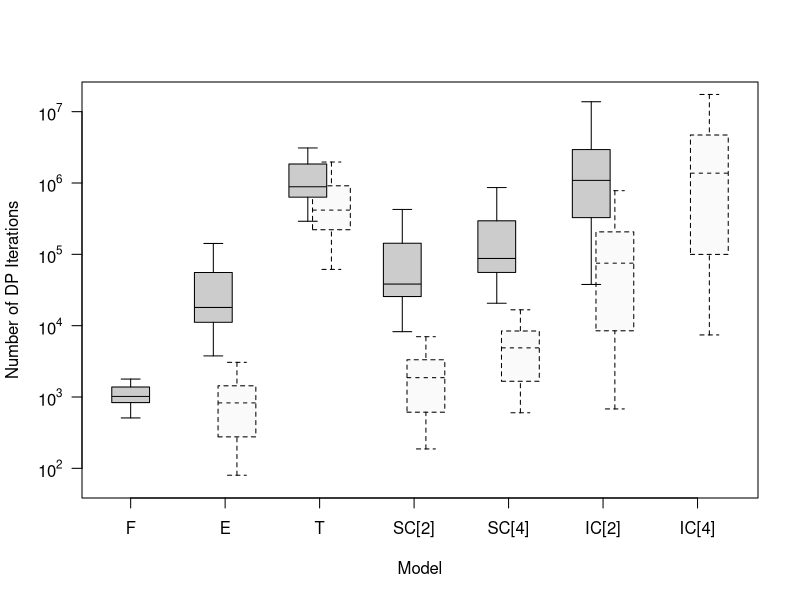

Write the R code that produced this figure.
#################
# R code for analyzing output and plot figures
# v3.0 (organized on 2014-05-02) for revision 2
# for Figure A.1a (DP Complexity) in the paper
# published on https://github.com/tong-wang/NVLearning
#################

#NEED TO FIRST SET R WORKING DIRECTORY TO WHERE THE FILES ARE LOCATED!!!
setwd("~/Dropbox/Research/CensoredDemand/NVLearning.git/output/serial_benchmark")


#read the output files
data_F <- read.table("NVLearning_Full.serial.txt", header=TRUE)[c("c", "alpha", "beta", "Comp_F")]
data_E <- read.table("NVLearning_Event.serial.txt", header=TRUE)[c("c", "alpha", "beta", "Comp_E")]
data_Em <- read.table("NVLearning_Event_myopic.serial.txt", header=TRUE)[c("c", "alpha", "beta", "Comp_Em")]
data_T <- read.table("NVLearning_Timing.serial.txt", header=TRUE)[c("c", "alpha", "beta", "Comp_T")]
data_Tm <- read.table("NVLearning_Timing_myopic.serial.txt", header=TRUE)[c("c", "alpha", "beta", "Comp_Tm")]


data_B2 <- read.table("NVLearning_CheckpointB.M2.serial.txt", header=TRUE)[c("c", "alpha", "beta", "Comp_B2")]
data_B2m <- read.table("NVLearning_CheckpointB_myopic.M2.serial.txt", header=TRUE)[c("c", "alpha", "beta", "Comp_B2m")]
data_B4 <- read.table("NVLearning_CheckpointB.M4.serial.txt", header=TRUE)[c("c", "alpha", "beta", "Comp_B4")]
data_B4m <- read.table("NVLearning_CheckpointB_myopic.M4.serial.txt", header=TRUE)[c("c", "alpha", "beta", "Comp_B4m")]

data_A2 <- read.table("NVLearning_CheckpointA.M2.serial.txt", header=TRUE)[c("c", "alpha", "beta", "Comp_A2")]
data_A2m <- read.table("NVLearning_CheckpointA_myopic.M2.serial.txt", header=TRUE)[c("c", "alpha", "beta", "Comp_A2m")]
#data_A4 <- read.table("NVLearning_CheckpointA_M4.txt", header=TRUE)[c("c", "alpha", "beta", "Comp_A4")]
data_A4m <- read.table("NVLearning_CheckpointA_myopic.M4.serial.txt", header=TRUE)[c("c", "alpha", "beta", "Comp_A4m")]


#merge into one data frame
data <- merge(data_F, data_Em, by=c("c", "alpha", "beta"))
data <- merge(data, data_E, by=c("c", "alpha", "beta"))
data <- merge(data, data_Tm, by=c("c", "alpha", "beta"))
data <- merge(data, data_T, by=c("c", "alpha", "beta"))
data <- merge(data, data_B2m, by=c("c", "alpha", "beta"))
data <- merge(data, data_B2, by=c("c", "alpha", "beta"))
data <- merge(data, data_B4m, by=c("c", "alpha", "beta"))
data <- merge(data, data_B4, by=c("c", "alpha", "beta"))
data <- merge(data, data_A2m, by=c("c", "alpha", "beta"))
data <- merge(data, data_A2, by=c("c", "alpha", "beta"))
data <- merge(data, data_A4m, by=c("c", "alpha", "beta"))
#data <- merge(data, data_A4, by=c("c", "alpha", "beta"))

colnames(data) <- c("c", "alpha", "beta", "F", "Em", "E",  "Tm", "T", "SC[2]m", "SC[2]", "SC[4]m", "SC[4]", "IC[2]m", "IC[2]", "IC[4]m") #, "IC[4]")

#reshape data
require("reshape2")
data.long <- melt(data=data, id.vars=c("c","alpha", "beta"), variable.name="Model", value.name="Comp")



pdf('Figure-Complexity.pdf', width = 8, height = 8)

    boxplot(log10(Comp) ~ Model, data=data.long, xlab="Model", ylab="Number of DP Iterations", 
        xaxt="n", yaxt="n", ylim=c(1.8, 7.2),
        at=c(1, 3.25,2.75, 5.25,4.75, 7.25,6.75, 9.25,8.75, 11.25,10.75, 13.25), #,12.75),
        boxlty=c(1, 2,1, 2,1, 2,1, 2,1, 2,1, 2), #,1) 
        boxfill=c("grey80", "grey98","grey80", "grey98","grey80", "grey98","grey80", "grey98","grey80", "grey98","grey80", "grey98"), #,"grey80"), 
        medlty=c(1, 2,1, 2,1, 2,1, 2,1, 2,1,  2), #,1), 
        medlwd=c(1, 1,1, 1,1, 1,1, 1,1, 1,1, 1), #,1),
        #medcol=c("grey40", "grey40", "grey70","grey40", "grey70","grey40", "grey70","grey40", "grey70","grey40"), 
        whisklty=c(1, 2,1, 2,1, 2,1, 2,1, 2,1, 2), #,1), 
        staplelty=c(1, 2,1, 2,1, 2,1, 2,1, 2,1, 2) #,1),
    )
    
    axis(side=1, at=c(1, 3, 5, 7, 9, 11, 13), labels=c("F","E","T","SC[2]","SC[4]", "IC[2]", "IC[4]"))
    axis(side=2, at=seq(2, 7, 1), labels=parse(text=paste("10^", seq(2, 7, 1), sep="")), las=1)

dev.off()


